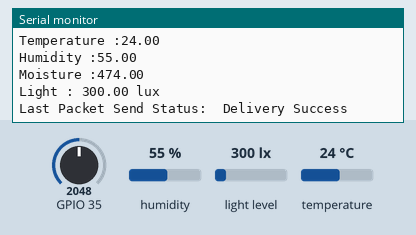
This sketch was run on a simulated ESP32. On the bench: the last lines printed to the serial monitor. The test bench sets the inputs (shaded band); at power-on: humidity 55 %, light level 300 lx, GPIO 35 = 2048, temperature 24 °C.

Above: at 2.2 s.
2.3 s: humidity set to 22 %
8.3 s: light level set to 40 lx
At 12.2 s:
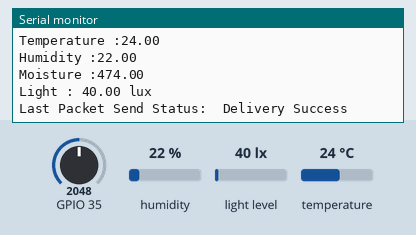
14.3 s: GPIO 35 set to 2866
At 16.9 s:
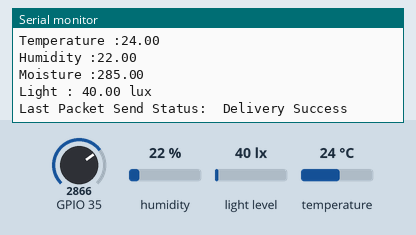
20.3 s: temperature set to 12 °C
26.3 s: light level set to 500 lx
At 32.0 s:
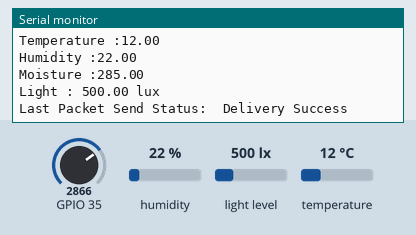
32.3 s: GPIO 35 set to 3972
At 37.0 s:
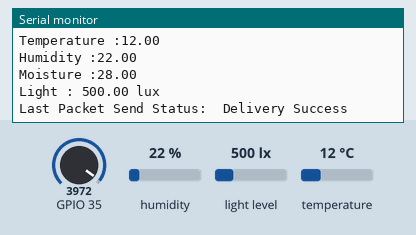
Timing chart, 0 to 38.5 s (numbered marks = the images above; inputs shaded):
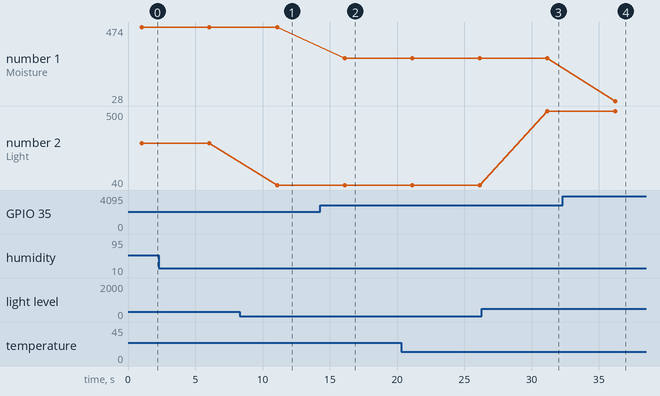

Measured:
- after the input at 8.3 s, the serial monitor: prints a new line after 2.8 s (image 1)
- after the input at 14.3 s, the serial monitor: prints a new line after 1.8 s (image 2)
- after the input at 26.3 s, the serial monitor: prints a new line after 4.9 s (image 3)
- after the input at 32.3 s, the serial monitor: prints a new line after 3.9 s (image 4)
- plotted number 1: 474 → 285 after the input at 14.3 s, 285 → 28 after the input at 32.3 s
- plotted number 2: 300 → 40 after the input at 8.3 s, 40 → 500 after the input at 26.3 s

The sketch:

Layer2.ino
```cpp
#include <esp_now.h>
#include <WiFi.h>
#include <DHT.h>
#include <BH1750.h>
#include <Wire.h>

// REPLACE WITH THE MAC Address of your receiver
uint8_t broadcastAddress[] = {0x94, 0xB5, 0x55, 0x25, 0x73, 0xA8};

DHT dht (15, DHT11);
BH1750 lightMeter(0x23);

// Define variables to store DHT readings to be sent
float temperature;
float humidity;
float ASM;
float moisture;
float lux;

//Structure example to send data
//Must match the receiver structure
typedef struct struct_message {
  char msg[50];
  int id;
  float temp;
  float hum;
  float moist;
  float lux;
} struct_message;

// Create a struct_message called myData
struct_message myData;

// Variable to store if sending data was successful
String success;

// Callback when data is sent
void OnDataSent(const uint8_t *mac_addr, esp_now_send_status_t status) {
  Serial.print("\r\nLast Packet Send Status:\t");
  Serial.println(status == ESP_NOW_SEND_SUCCESS ? "Delivery Success" : "Delivery Fail");
  if (status == 0) {
    success = "Delivery Success :)";
  }
  else {
    success = "Delivery Fail :(";
  }
}

void getReadings(){
  // Read Temperature and Humidity
  temperature = dht.readTemperature();
  humidity = dht.readHumidity();
  lux = lightMeter.readLightLevel();

  //Pembacaan LM393
  ASM   = analogRead(35);
  moisture    = map(ASM, 4095, 0, 0, 950);

  Serial.print("Temperature :");Serial.println(temperature);
  Serial.print("Humidity :");Serial.println(humidity);
  Serial.print("Moisture :");Serial.println(moisture);
  Serial.print("Light : ");Serial.print(lux);Serial.println(" lux");

}

void setup(){
  // Init Serial Monitor
  Serial.begin(115200);
  Serial.println("Code start");

  dht.begin();
  Wire.begin();
  lightMeter.begin(BH1750::CONTINUOUS_HIGH_RES_MODE);

  // Set device as a Wi-Fi Station
  WiFi.mode(WIFI_STA);

  // Init ESP-NOW
  if (esp_now_init() != ESP_OK) {
    Serial.println("Error initializing ESP-NOW");
    return;
  }

  // Register peer
  esp_now_peer_info_t peerInfo;
  memset(&peerInfo, 0, sizeof(peerInfo));
  for (int ii = 0; ii < 6; ++ii )
  {
    peerInfo.peer_addr[ii] = (uint8_t) broadcastAddress[ii];
  }
  peerInfo.channel = 0;
  peerInfo.encrypt = false;

  //Add peer
  if (esp_now_add_peer(&peerInfo) != ESP_OK) {
    Serial.println("Failed to add peer");
    return;
  }

  // Once ESPNow is successfully Init, we will register for Send CB to
  // get the status of Trasnmitted packet
  esp_now_register_send_cb(OnDataSent);
  delay(1000);
}

void loop()
{
  //Get DHT readings
  getReadings();

  //myData.id=1 for nodes 1 and myData.id=2 for nodes 2
  //uncomment the code below to activate it
  //myData.id = 2;
  myData.temp = temperature;
  myData.hum = humidity;
  myData.moist = moisture;
  myData.lux = lux;


  esp_err_t result = esp_now_send(broadcastAddress, (uint8_t *) &myData, sizeof(myData));
  delay(5000);
}
```
